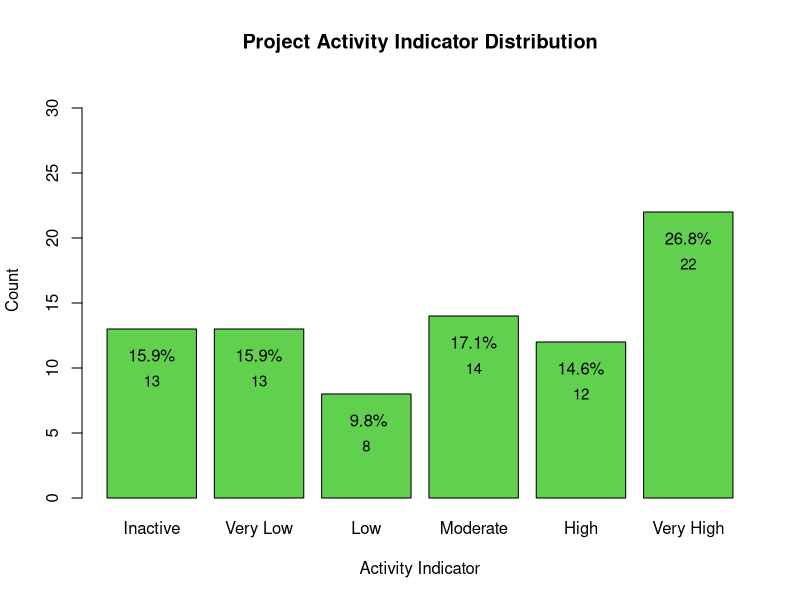
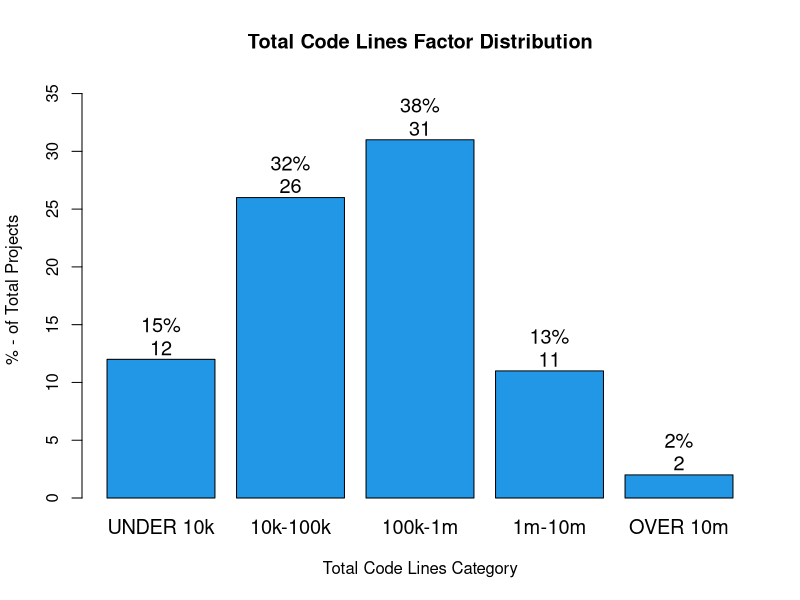
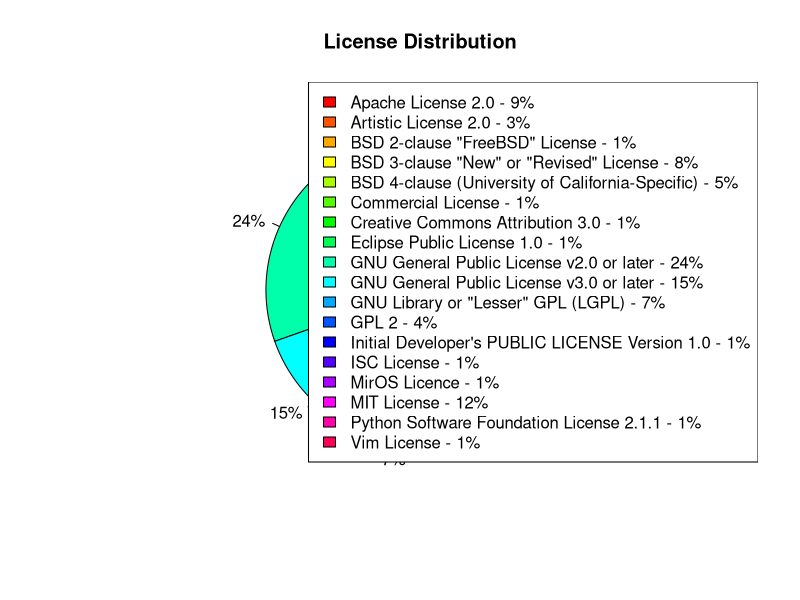
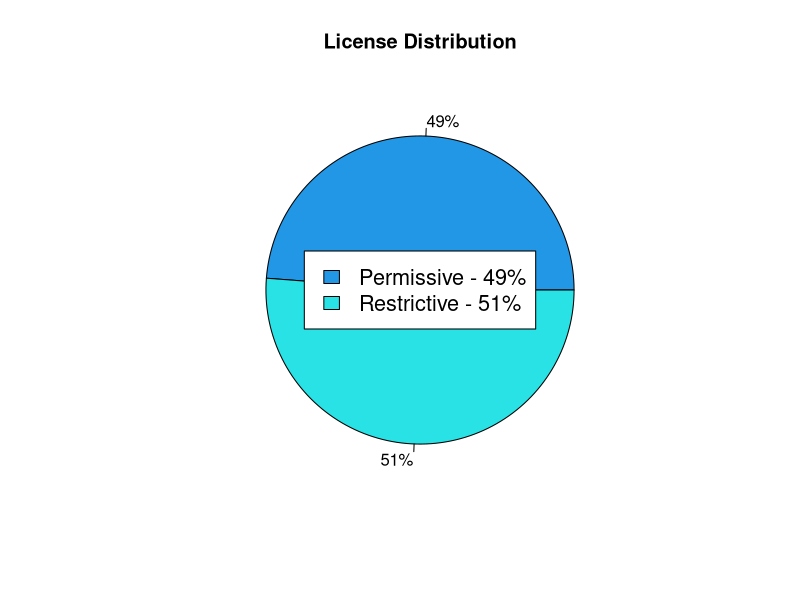
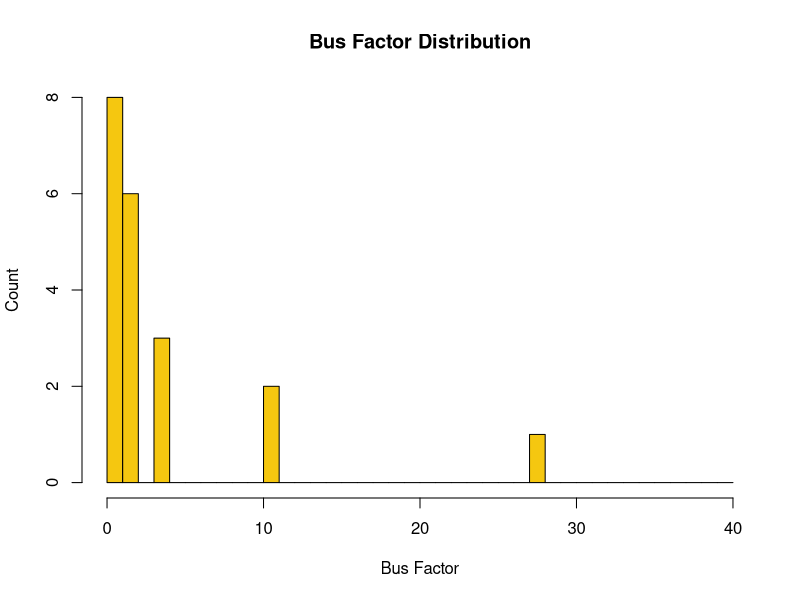
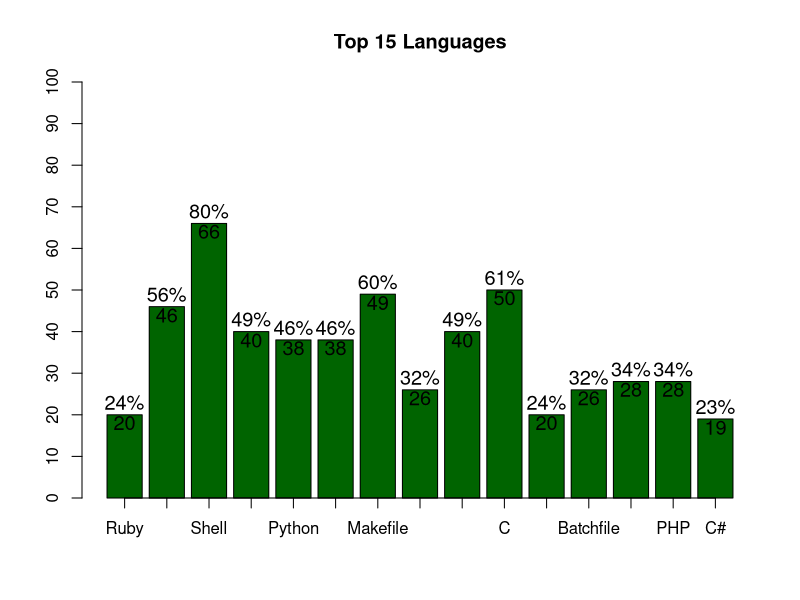

Recreate these plots in R, in order. (Note: this script raises an error after producing the figures.)
myData <- read.csv("final_dataset.csv", sep=';')

names(myData)[23] <- "languages.C++"
names(myData)[24] <- "languages.Objective.C++"
names(myData)[45] <- "languages.C#"

summary(myData$total_code_lines)

myData <- myData[myData$PAI != "Not Available",]
myData$creation_date <- as.Date.character(myData$creation_date)
myData$license_f <- factor(ifelse(is.na(myData$license_f), 0, myData$license_f), levels = 0:1, labels = c("Permissive", "Restrictive"))


#####################################################
# make list of Languages                            #
# ----------------------                            #
#####################################################

cols <- names(myData)
languages <- NULL
for(name in as.character(cols)){
  ifelse( grepl("languages\\.", name, perl = T),
          ifelse(name %in% languages,
                 NA,languages <- c(languages, name)),NA)
}

length(languages)

langs_c <- gsub("languages.", "", languages)


#####################################################
# Factor PAI                                        #
# ----------                                        #
#####################################################

myData$PAI <- factor(
ifelse(myData$PAI == "Inactive", 1, 
         ifelse(myData$PAI == "Very Low", 2, 
                ifelse(myData$PAI == "Low", 3,
                       ifelse(myData$PAI == "Moderate",4,
                              ifelse(myData$PAI == "High",5,
                                     ifelse(myData$PAI == "Very High",6,7)))))),
  levels = 1:7,
  labels = c("Inactive", "Very Low","Low","Moderate","High","Very High", "Not Available"))

#####################################################
# Factor total code lines                           #
# -----------------------                           #
#####################################################

myData$total_code_lines = factor(
    ifelse(myData$total_code_lines < 10000, 1,
           ifelse(myData$total_code_lines < 100000, 2,
                  ifelse(myData$total_code_lines < 1000000, 3,
                         ifelse(myData$total_code_lines < 10000000, 4, 5)))), levels = 1:5, labels = c("UNDER 10k","10k-100k","100k-1m","1m-10m","OVER 10m"))

#####################################################
# Plot PAI                                          #
# --------                                          #
#####################################################

levels(myData$PAI)
tab8 <- table(myData$PAI)[1:6]
PAI_P <- format(tab8[1:6]/82*100,digits = 2)
p4 <- barplot(tab8,
              main = "Project Activity Indicator Distribution",
              ylab = "Count",
              xlab = "Activity Indicator",
              ylim = c(0,max(tab8)+10),
              col = "27")
text(p4,tab8-4,labels=tab8,cex=.9)
text(p4,tab8-2,labels=paste(PAI_P, "%", sep="" ) ,cex=1)

#####################################################
# Plot Average Closed Time                          #
# ------------------------                          #
#####################################################

summary(myData$issues.avg_closed_time)
sd(myData$issues.avg_closed_time)
table(myData$issues.total_count,myData$issues.avg_closed_time)

#####################################################
# Plot Total Code Lines                             #
# ---------------------                             #
#####################################################

summary(myData$total_code_lines)

tab1 <- table(myData$total_code_lines)
p1 <- barplot(tab1,
              main = "Total Code Lines Factor Distribution",
              xlab  = "Total Code Lines Category",
              ylab = "% - of Total Projects",
              ylim = c(0,max(tab1)+5),
              col = 172,
              cex.names = 1.2)
text(p1,tab1+3,labels=paste(round(tab1/sum(tab1)*100), "%", sep=""),cex=1.2)
text(p1,tab1+1,labels=tab1,cex=1.2)

#####################################################
# Plot License                                      #
# ------------                                      #
#####################################################

summary(myData$license)


tab2 <- table(myData$license)
slices <- tab2
lbls <- names(tab2)
pct <- paste(round(slices/sum(slices)*100), "%", sep="")
leg <- paste(lbls, "-", pct) # add percents to labels 
p1 <- pie(slices,
          labels = pct,
          col=rainbow(length(lbls)),
          main="License Distribution")
legend("topright",
       legend = leg,
       fill = rainbow(length(lbls)),
       cex=1)

tab3 <- table(myData$license_f)
slices2 <- tab3
pct2 <- paste(round(slices2/sum(slices2)*100), "%", sep="")
lbls2 <- c("Permissive", "Restrictive")
leg <- paste(lbls2, "-", pct2) # add percents to labels 
p2 <- pie(slices2,
          labels = pct2,
          col=c(4,5),
          main="License Distribution")
legend("center",
       legend = leg,
       fill = c(4,5),
       cex=1.3)

#####################################################
# Plot Bus Factor                                   #
# ---------------                                   #
#####################################################

bf <- myData$BF

tab13 <- table(bf)
summary(bf)
h1 <- hist(tab13,
       breaks = 0:40,
       col = 7,
       main = "Bus Factor Distribution",
       xlab = "Bus Factor",
       ylab = "Count",
       cex = 1.2)

sd(bf)


#####################################################
# Make Languages Matrix                             #
# ---------------------                             #
#####################################################

l_m_data <- myData[,languages]
cols <- names(l_m_data)
matchTab <- data.frame(
  count = rep(0,length(cols)), row.names = cols
)
for(name in as.character(cols)){
  res <- summary(l_m_data[name])
  matchTab[name,"count"] <- ifelse(!is.na(as.integer(substr(res[3],7,9 ))), as.integer(substr(res[3],7,9 )), 0)
}

df1 <- data.frame(
  language = row.names(matchTab),
  count = rep(0)
)
for(lang in df1$language){
  df1[df1$language == lang,"count"] = matchTab[lang,"count"]
}


#####################################################
# Plot Top 15 Languages                             #
# ---------------------                             #
#####################################################

top15bar <- min(tail(sort(df1$count), n=15))
top15 <- df1[df1$count >= top15bar,]

top15$language_c <- gsub("languages.", "", top15$language)

bp <- barplot(top15$count,
              axes = F,
              main = "Top 15 Languages",
              ylim = c(0,100),
              col = "darkgreen")

axis(side = 2, at = seq(0,100, by = 10), cex = 1.2)
axis(side = 1, at = bp, labels = top15$language_c, las = T, cex = 1.2)
text(bp,top15$count-2,cex=1.2, labels = top15$count)
text(bp,top15$count+3,cex=1.2, labels = paste(round(top15$count/nrow(myData)*100), "%", sep = ""))

#####################################################
# Make Popular Languages list                       #
# ---------------------------                       #
#####################################################

pop_langs <- c("languages.JavaScript",
               "languages.Python",
               "languages.Java",
               "languages.C++",
               "languages.C",
               "languages.Ruby",
               "languages.PHP",
               "languages.CSS",
               "languages.C#",
               "languages.Go",
               "languages.TypeScript",
               "languages.Shell",
               "languages.Swift",
               "languages.Objective-C"
)

#####################################################
# Count pop langs per project                       #
# ---------------------------                       #
#####################################################

myData$popular_languages_count <- rep(0)

l_m_data[1,pop_langs]
for (i in 1:100){
  count <- 0
  for(j in pop_langs){
    if (l_m_data[i,j] == T){
      count <- count + 1
    }
  }
  print(paste(myData[i,"name"],count, sep = "-") )
  data_clean[i,"pop_lang_count"] <- count
}

#####################################################
# analyze and plot pop langs                        #
# --------------------------                        #
#####################################################

summary(myData$popular_languages_count)
sd(myData$popular_languages_count)


tab14 <- table(myData$popular_languages_count)
bp1 <- barplot(tab14,
               main = "Popular Languages Count Distribution",
               xlab = "Number Of Popular Languages Found in Project",
               ylab = "Number of project",
               ylim = c(0,max(tab14) + 5),
               col = "orange",
               cex.axis = 1.2,
               cex.names = 1.2)
text(bp1,tab14 + 1, labels = tab14, cex = 1.2)
text(bp1,tab14 + 3, labels = paste(round(tab14/nrow(myData)*100), "%", sep = ""), cex = 1.2)

#####################################################
# correlation test languages and PAI                #
# ----------------------------------                #
#####################################################

cor.test(myData$popular_languages_count, as.integer(myData$PAI), method = "spearman")

#####################################################
# correlation test bus factor and PAI               #
# -----------------------------------               #
#####################################################

cor.test(myData$BF, as.integer(myData$PAI), method = "spearman")

#####################################################
# correlation test total code lines and PAI         #
# -----------------------------------------         #
#####################################################

cor.test(as.integer(myData$total_code_lines), as.integer(myData$PAI), method = "spearman")

#####################################################
# correlation test license factor and PAI           #
# ---------------------------------------           #
#####################################################

cor.test(as.integer(myData$license_f), as.integer(myData$PAI), method = "spearman")
levels(myData$license_f)

#####################################################
# correlation test Avearage Close Time and PAI      #
# --------------------------------------------      #
#####################################################

cor.test(myData$issues.avg_closed_time, as.integer(myData$PAI), method = "spearman")

